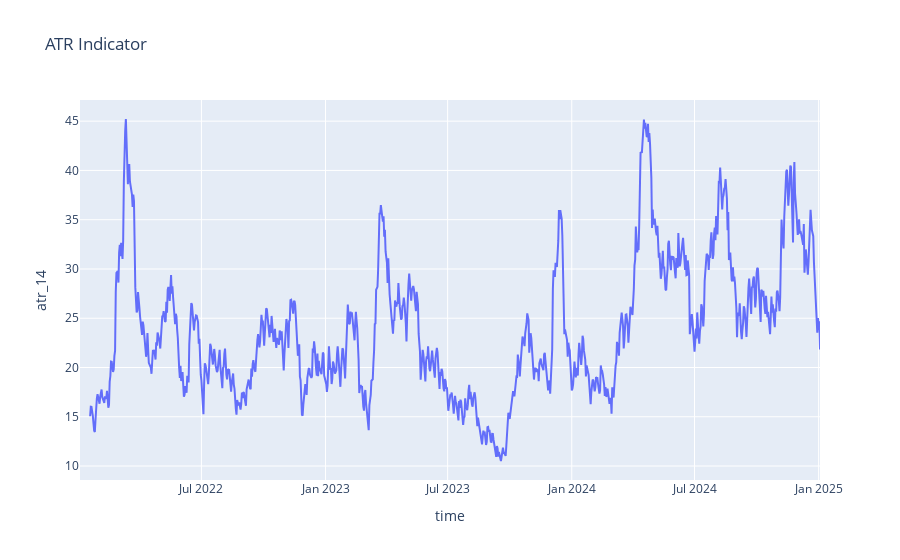

Notebook source saved alongside this figure:
### Markdown cell above
---

## 3. Average True Range (ATR)
The Average True Range is a Volatility Indicator which is useful to assess expected risk on an asset. Changes in volatility may also imply changes in the Market in terms of trend, popularity and other factors.

A Range is defined by taking the 'High value - Low value' for a specific period. The ATR then calculates the average value for a specific period.

**For example**, after a strong bull run, the ATR decreases which may be an indicator of a trend coming to a stop and commencing a retracement phase.

**In this example, we will calculate the Average True Range with the Period of 14.**

### Code cell
atr_period = 14  # defining the atr period to 14

# calculating the range of each candle
df['range'] = df['high'] - df['low']

# calculating the average value of ranges
df['atr_14'] = df['range'].rolling(atr_period).mean()

display(df[['time', 'atr_14']])

# plotting the ATR Indicator
fig_atr = px.line(df, x='time', y='atr_14', title='ATR Indicator')
display(fig_atr)

### Figure 1 — Plotly figure (JSON) as saved in the notebook; plotly's stock layout.template omitted (floating-point values rounded to 4 significant figures; data arrays with more than 128 entries replaced by an {"elided": "..."} marker saying what was removed)
{"data": [{"hovertemplate": "time=%{x}<br>atr_14=%{y}<extra></extra>", "legendgroup": "", "line": {"color": "#636efa", "dash": "solid"}, "marker": {"symbol": "circle"}, "mode": "lines", "name": "", "orientation": "v", "showlegend": false, "type": "scatter", "x": {"elided": "935 str values"}, "xaxis": "x", "y": {"elided": "935 float values"}, "yaxis": "y"}], "layout": {"legend": {"tracegroupgap": 0}, "title": {"text": "ATR Indicator"}, "xaxis": {"anchor": "y", "domain": [0, 1], "title": {"text": "time"}}, "yaxis": {"anchor": "x", "domain": [0, 1], "title": {"text": "atr_14"}}}}
